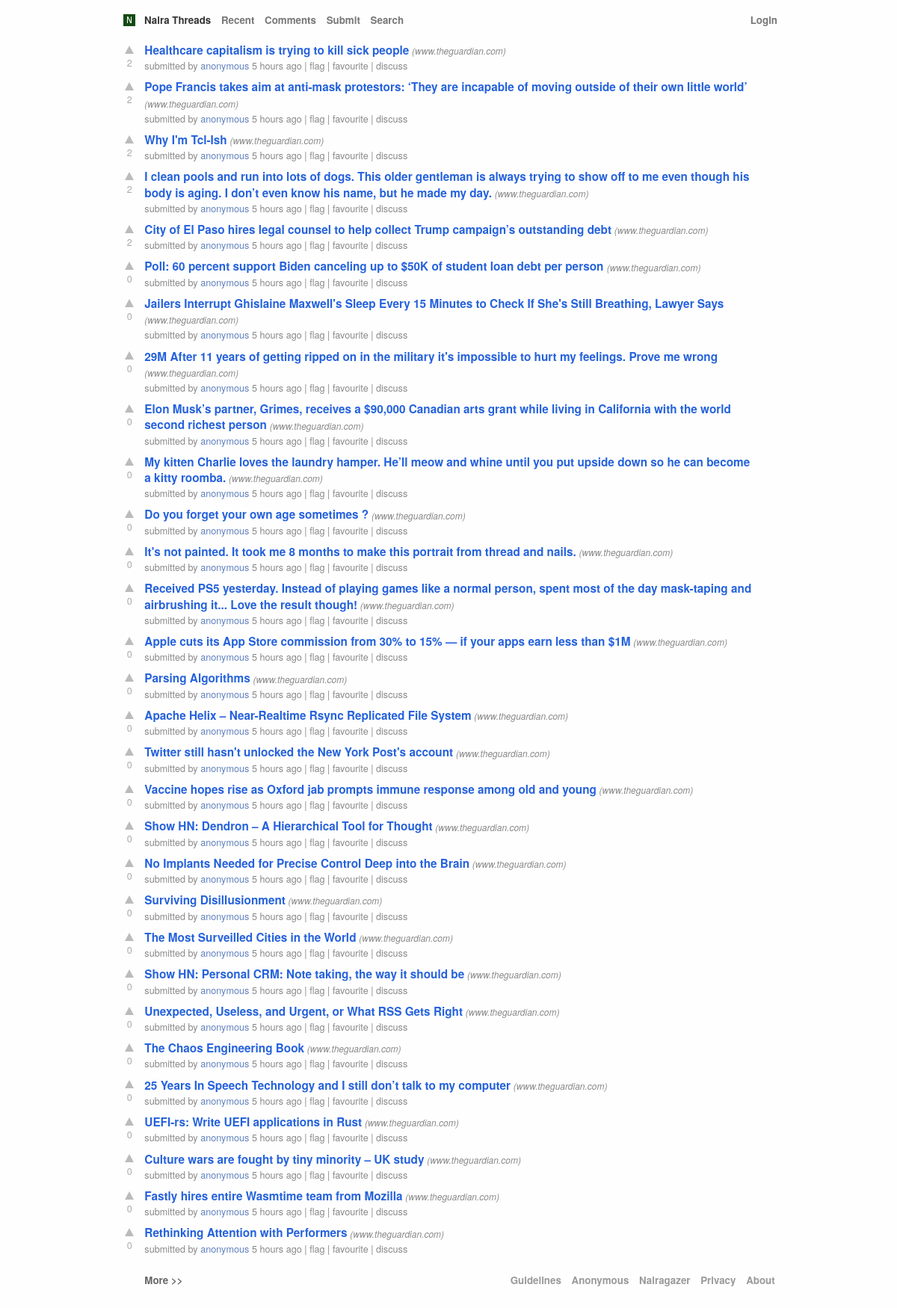
The app's page /top with its own data.
### app/models.py (models this page shows, shortened)
class Post(db.Model):
    id = db.Column(db.Integer, primary_key=True)
    title = db.Column(db.Text, nullable=False)
    ip_address = db.Column(db.Text, nullable=True)
    caption = db.Column(db.Text, nullable=True)
    url = db.Column(db.Text, nullable=True)
    url_base = db.Column(db.Text())
    body = db.Column(db.Text, nullable=True)
    views = db.Column(db.Integer, nullable=False, default=0)
    thumbnail = db.Column(db.Text, nullable=True)
    main_parent_id = db.Column(db.Integer, nullable=False)
    score = db.Column(db.Float, default=0)
    user_id = db.Column(db.Integer, db.ForeignKey('user.id'), nullable=False)
    post_type = db.Column(db.Integer, nullable=False,default=0)
    flagged = db.Column(db.Integer, nullable=False,default=0) # if 1 then it has been deleted elif 2 drafted
    deleted = db.Column(db.Integer, default=0)
    state = db.Column(db.Integer, nullable=False, default=1)
    flag = db.Column(db.Integer, nullable=False, default=0)
    path = db.Column(db.Text, index=True, nullable=False)
    parent_id = db.Column(db.Integer, db.ForeignKey("post.id"), nullable=False)
    group_id = db.Column(db.Integer, db.ForeignKey('group.id'), nullable=False)
    tags = db.relationship('Tag', backref='post', lazy=True)
    votes = db.relationship('Vote', backref='post', lazy=True)
    hides = db.relationship('Hide', backref='post', lazy=True)
    faves = db.relationship('Favourite', backref='post', lazy=True)
    flags = db.relationship('Flag', backref='post', lazy=True)
    misc = db.Column(db.Text, nullable=True)
    date = db.Column(db.DateTime, nullable=False, default=datetime.utcnow)
    def is_deleted(self):
        if self.deleted != 0:
            return True
        return False

class User(db.Model, UserMixin):
    id = db.Column(db.Integer, primary_key=True)
    ip_address = db.Column(db.Text, nullable=True)
    username = db.Column(db.String(30), nullable=False)
    firstname = db.Column(db.String(30), nullable=True)
    lastname = db.Column(db.String(20), nullable=True)
    email = db.Column(db.String(100),unique=True, nullable=True)
    password = db.Column(db.String(20), nullable=False)
    bio = db.Column(db.String(300), nullable=True)
    avatar = db.Column(db.Text, nullable=True)
    location = db.Column(db.Text, nullable=True)
    twitter = db.Column(db.Text, nullable=True)
    karma = db.Column(db.Integer, default=1)
    state = db.Column(db.Integer, nullable=False, default=1)
    flag = db.Column(db.Integer, nullable=False, default=0)
    deleted = db.Column(db.Integer, default=0)
    posts = db.relationship('Post', backref='author', lazy=True)
    votes = db.relationship('Vote', backref='author', lazy=True)
    hides = db.relationship('Hide', backref='author', lazy=True)
    faves = db.relationship('Favourite', backref='author', lazy=True)
    flags = db.relationship('Flag', backref='author', lazy=True)
    groups = db.relationship('Group', backref='author', lazy=True)
    joined = db.relationship('Member', backref='author', lazy=True)
    roles = db.relationship('Role', backref='author', lazy=True)
    misc = db.Column(db.Text, nullable=True)
    timestamp = db.Column(db.DateTime, nullable=False, default=datetime.utcnow)

### app/main/routes.py (the view)
@main.route("/top", methods=["GET","POST"])
def top():
    global UPDATE_SCORE
    datetime_difference = datetime.utcnow() - UPDATE_SCORE
    hours = datetime_difference.seconds / 3600
    if hours >= 0.5:
        print("UPDATING SCORE")
        UPDATE_SCORE = datetime.utcnow()
        for post in Post.query.filter_by(deleted=0,parent_id=0).all():
            post.update_score()
        db.session.commit()
    page = request.args.get("page", 1, type=int)
    posts =(
        Post.query.filter_by(deleted=0,parent_id=0)
        .order_by(Post.score.desc())
        .paginate(page, 30, True)
    )
    next_url = (
        url_for("main.top", page=posts.next_num) if posts.has_next else None
    )
    start_rank_num = 30 * (page - 1) + 1
    return render_template(
            "home.html",
            _pagename="all",
            tab="top",
            posts=posts.items,
            start_rank_num=start_rank_num,
            next_url=next_url,
            title="Top")

### app/utils.py (called while the page is built)
def get_comments(post):
    post_id = post.id
    comments = Post.query.filter(Post.path.startswith(f"{post.path}{post.id}/")).all()
    comments.sort(key=lambda x: x.parent_id)
    comments = sort_comments(comments)
    return (comments,len(comments))

def sort_comments(comments):
    out = []
    used = []
    for x in comments:
        if x not in used:
            children = get_children(x,comments,used)
            out += [x] + children
        used.append(x)
    return out

def get_sec_diff_str(date):
    if date is None:
        return
    diff = datetime.utcnow() - date
    if diff.days > 14 or diff.days < 0:
        return date.strftime('%a %b %d, %y')
    elif diff.days == 1:
        return '1 day ago'
    elif diff.days > 1:
        return '{0} days ago'.format(diff.days)
    elif diff.seconds <= 1:
        return 'just now'
    elif diff.seconds < 60:
        return '{0} seconds ago'.format(diff.seconds)
    elif diff.seconds < 120:
        return '1 minute ago'
    elif diff.seconds < 3600:
        return '{0} minutes ago'.format(diff.seconds // 60)
    elif diff.seconds < 7200:
        return '1 hour ago'
    else:
        return '{0} hours ago'.format(diff.seconds // 3600)

### app/templates/home.html
{% extends "layout.html" %}
{% block content %}
<ol class="stories list ">
    {% set rank = start_rank_num %}
    {% for i,post in enumerate(posts) %}
        {{ render_template("_post.html",post=post,rank=rank+i) | safe }}
    {% endfor %}
</ol>
<div class="morelink">
    {% if next_url %}
        <a href="{{ next_url }}">More &gt;&gt;</a>
    {% endif %}
</div>
{% endblock %}

### app/templates/_post.html (shortened to what this page needs)
{% set vote,hide,fave = (None,None,None) %}
{% set comments,comments_len = get_comments(post) %}
{% if current_user.is_authenticated %}
    {% set vote,hide,fave,flag = ghv(post.id,current_user.id,f=True) %}
{% endif %}
{% set votes_len = len(post.votes) %}
{% set vote_state = 'un' if vote else 'up' %}
<li class="story {{ 'upvoted' if vote else '' }}" id="p{{ post.id }}">
    <div class="story_liner h-entry">
        <div class="voters">
            {% if current_user.is_authenticated %}
                <a class="upvoter" data-pid="p{{ post.id }}" data-state="{{ vote_state }}" onclick="return vote(this, {{ post.id }})" href="{{url_for('post.vote',id=post.id,state=vote_state,goto=url_for('post.item',id=post.id))}}"></a>
            {% else %}
                <a class="upvoter" href="{{ url_for('auth.login', goto=url_for('post.item',id=post.id)) }}"></a>
            {% endif %}
            <div id="sc{{post.id}}" data-newscore="{{ votes_len-1 if vote else votes_len+1 }}" class="score">{{ votes_len }}</div>
        </div>
        <div class="details">
            {% if not post.is_deleted() %}
                <span class="link h-cite u-repost-of">
                    <a class="u-url" href="{{ post.url if post.url else ''+str(url_for('post.item',id=post.id,_external=True)) }}" rel="ugc noreferrer">{{post.title}}</a>
                </span>
                {% if post.url_base %}
                    <a class="domain" href="{{ url_for('main.site', site=post.url_base) }}">({{ post.url_base }})</a>
                {% endif %}
            {% elif post.is_flagged() %}
                <span class="na">
                    [Post was flagged to death]
                </span>
            {% else %}
                <span class="na">
                    [Post removed by author]
                </span>
            {% endif %}
            <div class="byline">
                submitted by
                <a href="{{ url_for('author.profile',username=post.author.username,_external=True) }}" class="u-author h-card user_is_author">{{ post.author.username }}</a>
                <span title="{{ post.date.strftime('%Y-%m-%d %H:%M:%S') }}">{{ get_sec_diff_str(post.date) }}</span>
                {% if post.author != current_user %}
                    | <a onclick="return req(this, {{ post.id }})" href="{{url_for('post.flag',id=post.id,goto=url_for('post.item',id=post.id))}}" data-rival="{% if flag %}flag{%else%}unflag{% endif %}">
                        {% if flag %}unflag{%else%}flag{% endif %}
                    </a>
                {% endif %}
                |
                <a onclick="return req(this, {{ post.id }})" href="{{url_for('post.fave',id=post.id,goto=url_for('post.item',id=post.id))}}"  data-rival="{% if fave %}favourite{%else%}unfavourite{% endif %}" rel="ugc" target="_blank">
                    {% if fave %}unfavourite{%else%}favourite{% endif %}
                </a>
                <span class="comments_label">
                    |
                    <a href="{{url_for('post.item',id=post.id,_external=True)}}">
                        {% if comments_len > 0 %}
                            {{ comments_len }} comments
                        {% else %}
                            discuss
                        {% endif %}
                    </a>
                </span>
            </div>
        </div>
    </div>
</li>

### app/static/style.css (style rules this page uses)
body { --primary-color: rgb(10, 167, 10); }
html { overflow-y: scroll; }
body, textarea, input, button { font-family: "helvetica neue", arial, sans-serif; font-size: 10pt; color: #333; line-height: 1.45em; }
body { background-color: #fefefe; }
a { color: #2562dc; cursor: pointer; }
ol.stories, ol.comments, ol.search_results, ol.category_tags { padding: 0; list-style: none; margin: 0; }
div.voters { float: left; margin-top: 0px; width: 40px; }
div.voters div.score { color: #aaa; font-size: 9pt; margin-top: 1px; margin-bottom: -3px; text-align: center; }
li.story div.voters div.score { font-size: 9.5pt; margin-top: 2px; }
div.voters .upvoter, div.voters .flagger { border-color: transparent transparent #bbb transparent; border-style: solid; border-width: 6px; text-decoration: none; width: 0px; height: 0; margin-bottom: 0px; margin-left: 14px; padding: 0; display: block; }
div.voters .upvoter { border-bottom-width: 11px; }
li.story { clear: both; }
ol.stories li.story div.story_liner { padding-top: 0.25em; padding-bottom: 0.25em; }
ol.stories li:first-child div.story_liner { padding-top: 0.5em; }
li div.details { padding-top: 0.1em; }
li .link { font-weight: bold; vertical-align: middle; }
li .link a { font-size: 11.5pt; text-decoration: none; }
li .domain { color: #888; font-style: italic; font-size: 9pt; text-decoration: none; vertical-align: middle; }
li .byline { color: #888; font-size: 9.5pt; }
li.story .byline { margin-top: 1px; }
li .byline a { color: #888; text-decoration: none; }
span.user_is_author, a.user_is_author, li .byline a.user_is_author { color: #6081bd; }
li div.details, div.story_content { margin-left: 40px; margin-right: 40px; }
div.morelink { float: left; }
div.morelink, div.page_link_buttons { margin-top: 1.5em; margin-left: 40px; }
div.morelink a { color: #666; font-weight: bold; text-decoration: none; }

### records on screen
Post: votes_len "2", title "Healthcare capitalism is trying to kill sick people", url_base "www.theguardian.com", author.username "anonymous", date "5 hours ago"
Post: votes_len "2", title "Pope Francis takes aim at anti-mask protestors: ‘They are incapable of moving outside of their own little world’", url_base "www.theguardian.com", author.username "anonymous", date "5 hours ago"
Post: votes_len "2", title "Why I'm Tcl-Ish", url_base "www.theguardian.com", author.username "anonymous", date "5 hours ago"
Post: id "2", title "I clean pools and run into lots of dogs. This older gentleman is always trying to show off to me even though his body is aging. I don’t even know his name, but he made my day.", url_base "www.theguardian.com", author.username "anonymous", date "5 hours ago"
Post: votes_len "2", title "City of El Paso hires legal counsel to help collect Trump campaign’s outstanding debt", url_base "www.theguardian.com", author.username "anonymous", date "5 hours ago"
Post: votes_len "0", title "Poll: 60 percent support Biden canceling up to $50K of student loan debt per person", url_base "www.theguardian.com", author.username "anonymous", date "5 hours ago"
Post: votes_len "0", title "Jailers Interrupt Ghislaine Maxwell's Sleep Every 15 Minutes to Check If She's Still Breathing, Lawyer Says", url_base "www.theguardian.com", author.username "anonymous", date "5 hours ago"
Post: votes_len "0", title "29M After 11 years of getting ripped on in the military it's impossible to hurt my feelings. Prove me wrong", url_base "www.theguardian.com", author.username "anonymous", date "5 hours ago"
Post: votes_len "0", title "Elon Musk’s partner, Grimes, receives a $90,000 Canadian arts grant while living in California with the world second richest person", url_base "www.theguardian.com", author.username "anonymous", date "5 hours ago"
Post: votes_len "0", title "My kitten Charlie loves the laundry hamper. He’ll meow and whine until you put upside down so he can become a kitty roomba.", url_base "www.theguardian.com", author.username "anonymous", date "5 hours ago"
Post: votes_len "0", title "Do you forget your own age sometimes ?", url_base "www.theguardian.com", author.username "anonymous", date "5 hours ago"
Post: votes_len "0", title "It's not painted. It took me 8 months to make this portrait from thread and nails.", url_base "www.theguardian.com", author.username "anonymous", date "5 hours ago"
Post: votes_len "0", title "Received PS5 yesterday. Instead of playing games like a normal person, spent most of the day mask-taping and airbrushing it... Love the result though!", url_base "www.theguardian.com", author.username "anonymous", date "5 hours ago"
Post: votes_len "0", title "Apple cuts its App Store commission from 30% to 15% — if your apps earn less than $1M", url_base "www.theguardian.com", author.username "anonymous", date "5 hours ago"
Post: votes_len "0", title "Parsing Algorithms", url_base "www.theguardian.com", author.username "anonymous", date "5 hours ago"
Post: votes_len "0", title "Apache Helix – Near-Realtime Rsync Replicated File System", url_base "www.theguardian.com", author.username "anonymous", date "5 hours ago"
Post: votes_len "0", title "Twitter still hasn't unlocked the New York Post's account", url_base "www.theguardian.com", author.username "anonymous", date "5 hours ago"
Post: votes_len "0", title "Vaccine hopes rise as Oxford jab prompts immune response among old and young", url_base "www.theguardian.com", author.username "anonymous", date "5 hours ago"
Post: votes_len "0", title "Show HN: Dendron – A Hierarchical Tool for Thought", url_base "www.theguardian.com", author.username "anonymous", date "5 hours ago"
Post: votes_len "0", title "No Implants Needed for Precise Control Deep into the Brain", url_base "www.theguardian.com", author.username "anonymous", date "5 hours ago"
Post: votes_len "0", title "Surviving Disillusionment", url_base "www.theguardian.com", author.username "anonymous", date "5 hours ago"
Post: votes_len "0", title "The Most Surveilled Cities in the World", url_base "www.theguardian.com", author.username "anonymous", date "5 hours ago"
Post: votes_len "0", title "Show HN: Personal CRM: Note taking, the way it should be", url_base "www.theguardian.com", author.username "anonymous", date "5 hours ago"
Post: votes_len "0", title "Unexpected, Useless, and Urgent, or What RSS Gets Right", url_base "www.theguardian.com", author.username "anonymous", date "5 hours ago"
Post: votes_len "0", title "The Chaos Engineering Book", url_base "www.theguardian.com", author.username "anonymous", date "5 hours ago"
Post: votes_len "0", title "25 Years In Speech Technology and I still don’t talk to my computer", url_base "www.theguardian.com", author.username "anonymous", date "5 hours ago"
Post: votes_len "0", title "UEFI-rs: Write UEFI applications in Rust", url_base "www.theguardian.com", author.username "anonymous", date "5 hours ago"
Post: votes_len "0", title "Culture wars are fought by tiny minority – UK study", url_base "www.theguardian.com", author.username "anonymous", date "5 hours ago"
Post: votes_len "0", title "Fastly hires entire Wasmtime team from Mozilla", url_base "www.theguardian.com", author.username "anonymous", date "5 hours ago"
Post: votes_len "0", title "Rethinking Attention with Performers", url_base "www.theguardian.com", author.username "anonymous", date "5 hours ago"

### other values on screen
{{ 'Naira Threads' if tab == "top" else "Home" }} "Naira Threads"
